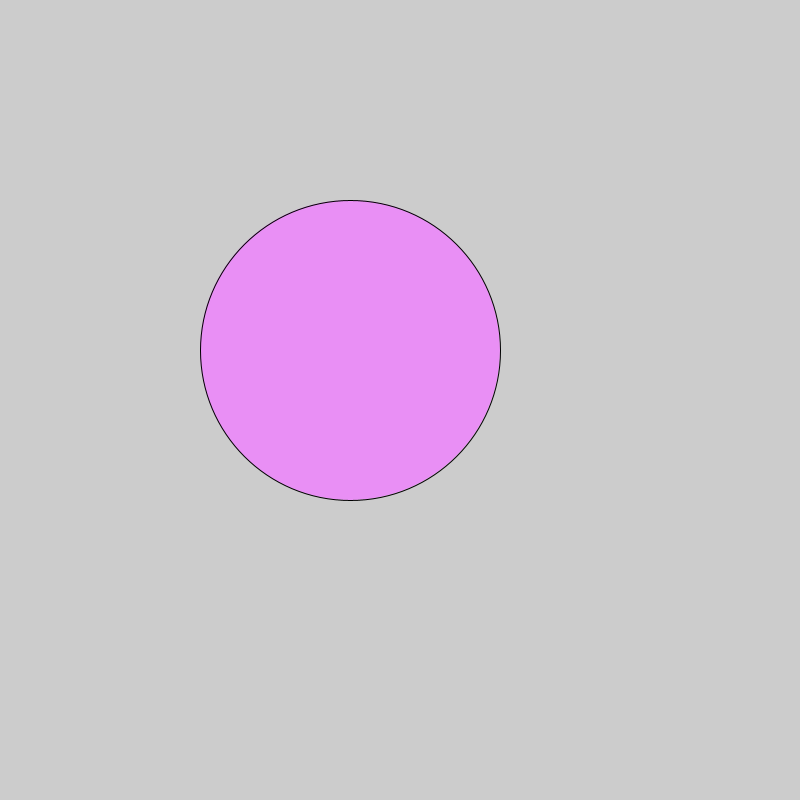
Frame 1 (no input)
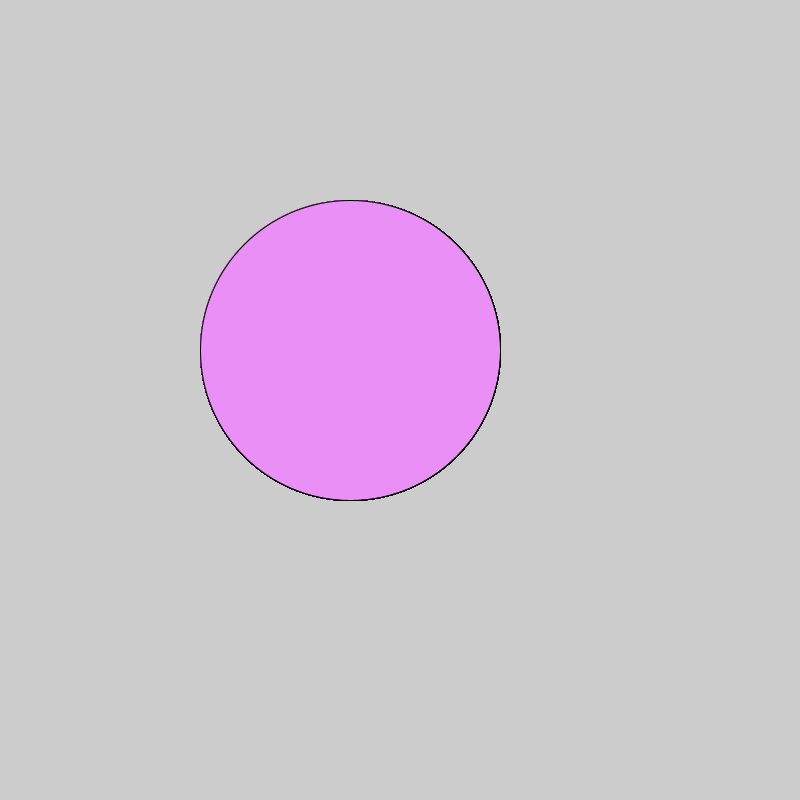
Frame 60 (the mouse pressed at the canvas centre just before this capture)
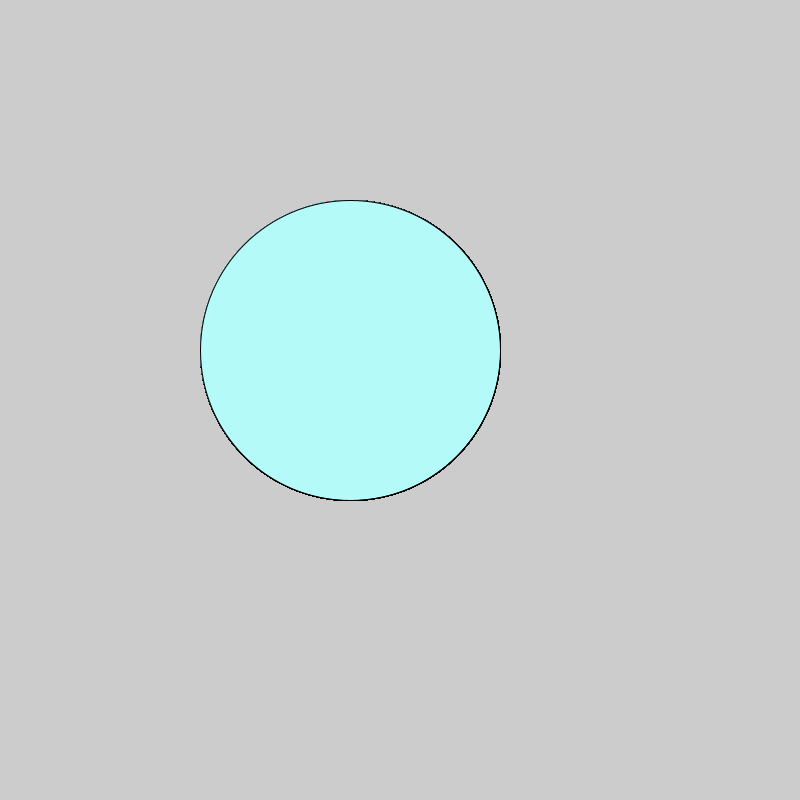
Frame 120 (the mouse held since frame 60 and released just before this capture)

The Processing sketch that drew these frames (run headless with seeded random() and noise(); from frame 60 on, the mouse is pressed at the canvas centre):

// Processing sketch: sketch_170612a
// ── sketch_170612a.pde
void setup() {   
  size(800, 800);
}  
void draw() {      //2. make it a nice color
fill(233,143,245);
  //3. if the mouse is pressed, fill the circle with a different color   
  if(mousePressed){
    fill(179,250,249);}
  //1. draw an ellipse
  ellipse(350,350,300,300);
}
 // Copyright Wintriss Technical Schools 2013
